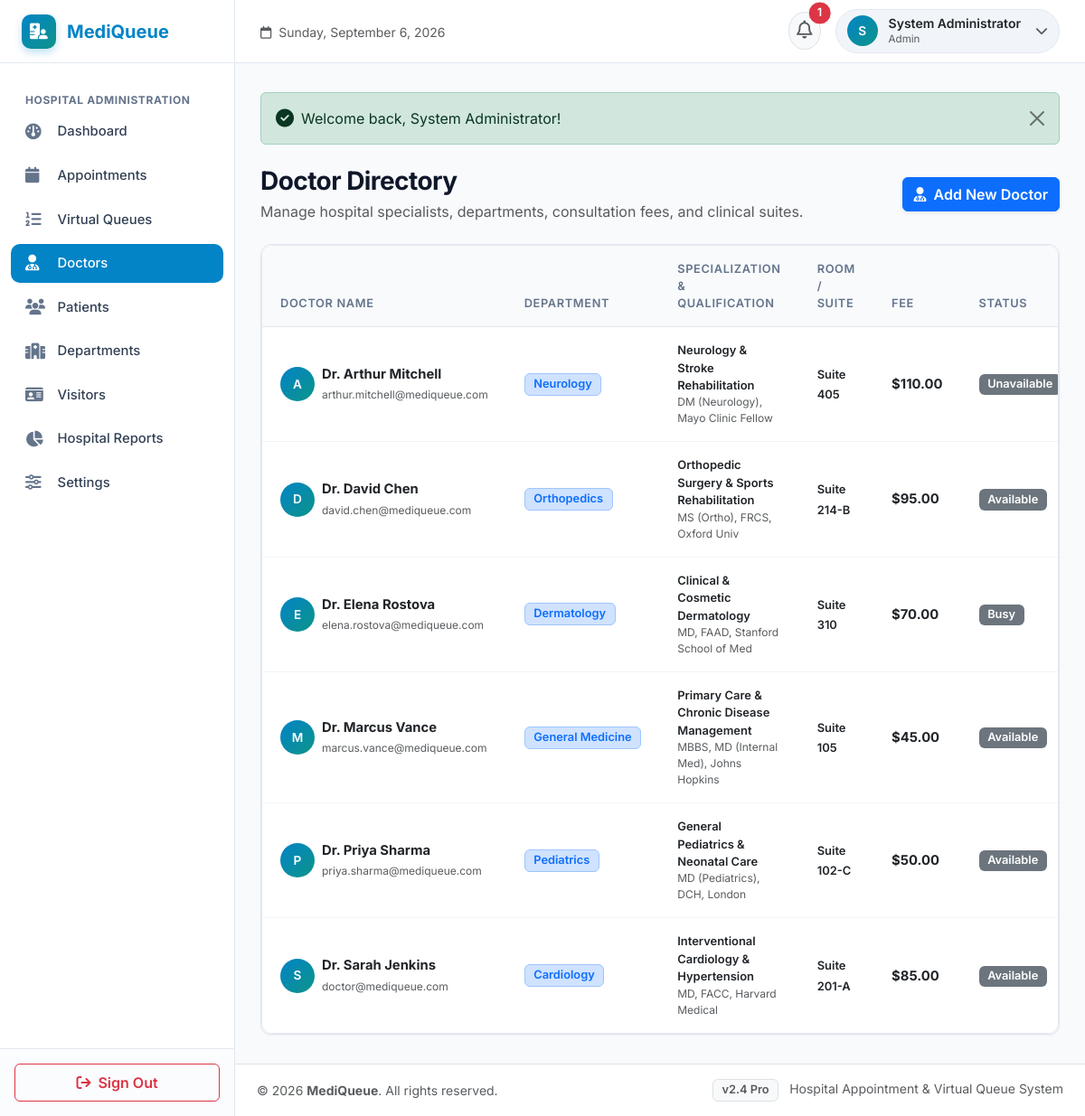
Page /admin/doctors.php (signed in) on the committed database.
### tables this page shows
CREATE TABLE `doctors` (
  `id` INT AUTO_INCREMENT PRIMARY KEY,
  `user_id` INT NOT NULL,
  `department_id` INT NOT NULL,
  `specialization` VARCHAR(150) NOT NULL,
  `qualification` VARCHAR(150) NOT NULL,
  `experience_years` INT DEFAULT 5,
  `room_number` VARCHAR(50) DEFAULT 'Room 101',
  `consultation_fee` DECIMAL(10,2) DEFAULT 50.00,
  `status` ENUM('active', 'inactive') DEFAULT 'active',
  `created_at` TIMESTAMP DEFAULT CURRENT_TIMESTAMP,
  CONSTRAINT `fk_doctors_user` FOREIGN KEY (`user_id`) REFERENCES `users` (`id`) ON DELETE CASCADE,
  CONSTRAINT `fk_doctors_dept` FOREIGN KEY (`department_id`) REFERENCES `departments` (`id`) ON DELETE RESTRICT
);

CREATE TABLE `users` (
  `id` INT AUTO_INCREMENT PRIMARY KEY,
  `name` VARCHAR(150) NOT NULL,
  `email` VARCHAR(150) NOT NULL UNIQUE,
  `password` VARCHAR(255) NOT NULL,
  `role` ENUM('patient', 'doctor', 'admin') NOT NULL DEFAULT 'patient',
  `phone` VARCHAR(30) NULL,
  `status` ENUM('active', 'inactive') NOT NULL DEFAULT 'active',
  `avatar` VARCHAR(255) NULL,
  `created_at` TIMESTAMP DEFAULT CURRENT_TIMESTAMP
);

CREATE TABLE `departments` (
  `id` INT AUTO_INCREMENT PRIMARY KEY,
  `department_name` VARCHAR(100) NOT NULL,
  `description` TEXT NULL,
  `icon` VARCHAR(50) DEFAULT 'fa-stethoscope',
  `created_at` TIMESTAMP DEFAULT CURRENT_TIMESTAMP
);

### admin/doctors.php (the view, shortened to what this page needs)
<?php
require_once __DIR__ . '/../includes/functions.php';
$conn = get_db_connection();
$doctors = $conn->query("
    SELECT d.*, u.id as user_id, u.name, u.email, u.phone, dept.department_name,
           COALESCE(da.status, 'available') as avail_status,
           COUNT(a.id) as total_appointments
    FROM doctors d
    JOIN users u ON d.user_id = u.id
    JOIN departments dept ON d.department_id = dept.id
    LEFT JOIN doctor_availability da ON d.id = da.doctor_id
    LEFT JOIN appointments a ON d.id = a.doctor_id
    GROUP BY d.id
    ORDER BY u.name ASC
")->fetchAll();
include __DIR__ . '/../includes/header.php';
?>
<div class="d-flex flex-column flex-md-row justify-content-between align-items-md-center mb-4 gap-3">
    <div>
        <h3 class="fw-bold mb-1">Doctor Directory</h3>
        <p class="text-muted mb-0">Manage hospital specialists, departments, consultation fees, and clinical suites.</p>
    </div>
    <button type="button" class="btn btn-primary fw-semibold shadow-sm" data-bs-toggle="modal" data-bs-target="#newDoctorModal">
        <i class="fa-solid fa-user-doctor me-1"></i> Add New Doctor
    </button>
</div>
<div class="mq-card p-0 bg-white">
    <div class="mq-table-responsive">
        <table class="table mq-table align-middle">
            <thead>
                <tr>
                    <th>Doctor Name</th>
                    <th>Department</th>
                    <th>Specialization & Qualification</th>
                    <th>Room / Suite</th>
                    <th>Fee</th>
                    <th>Status</th>
                </tr>
            </thead>
            <tbody>
                <?php if (empty($doctors)): ?>
                    <tr>
                        <td colspan="7" class="text-center py-5 text-muted small">No doctors found.</td>
                    </tr>
                <?php else: ?>
                    <?php foreach ($doctors as $doc): ?>
                        <tr>
                            <td>
                                <div class="d-flex align-items-center gap-2">
                                    <div class="user-avatar" style="width: 38px; height: 38px;">
                                        <?= strtoupper(substr($doc['name'], 4, 1)) ?>
                                    </div>
                                    <div>
                                        <strong class="text-dark d-block"><?= htmlspecialchars($doc['name']) ?></strong>
                                        <span class="text-muted" style="font-size: 0.75rem;"><?= htmlspecialchars($doc['email']) ?></span>
                                    </div>
                                </div>
                            </td>
                            <td>
                                <span class="badge bg-primary-subtle text-primary border border-primary-subtle">
                                    <?= htmlspecialchars($doc['department_name']) ?>
                                </span>
                            </td>
                            <td style="max-width: 250px;">
                                <div class="fw-semibold text-dark small"><?= htmlspecialchars($doc['specialization']) ?></div>
                                <div class="text-muted" style="font-size: 0.75rem;"><?= htmlspecialchars($doc['qualification']) ?></div>
                            </td>
                            <td>
                                <span class="fw-semibold text-dark small"><?= htmlspecialchars($doc['room_number'] ?: 'Suite 101') ?></span>
                            </td>
                            <td>
                                <strong class="text-dark">$<?= number_format($doc['consultation_fee'], 2) ?></strong>
                            </td>
                            <td>
                                <?= get_status_badge($doc['avail_status']) ?>
                            </td>
                        </tr>
                    <?php endforeach; ?>
                <?php endif; ?>
            </tbody>
        </table>
    </div>
</div>
<?php include __DIR__ . '/../includes/footer.php'; ?>

### includes/functions.php (shortened to what this page needs)
<?php
function get_status_badge($status) {
    $status = strtolower(trim((string)$status));
    return $badges[$status] ?? '<span class="badge bg-secondary">' . htmlspecialchars(ucfirst($status)) . '</span>';
}

### assets/css/style.css (style rules this page uses)
:root { --mq-primary: #0284c7; --mq-primary-dark: #0369a1; --mq-primary-light: #e0f2fe; --mq-secondary: #0d9488; --mq-secondary-light: #ccfbf1; --mq-dark: #0f172a; --mq-slate: #334155; --mq-muted: #64748b; --mq-bg: #f8fafc; --mq-card-bg: #ffffff; --mq-border: #e2e8f0; --mq-sidebar-width: 260px; --mq-header-height: 70px; --mq-font-sans: 'Inter', -apple-system, BlinkMacSystemFont, "Segoe UI", Roboto, "Helvetica Neue", Arial, sans-serif; --mq-radius: 12px; --mq-radius-lg: 16px; --mq-shadow-sm: 0 1px 2px 0 rgba(0, 0, 0, 0.05); --mq-shadow: 0 4px 6px -1px rgba(0, 0, 0, 0.06), 0 2px 4px -2px rgba(0, 0, 0, 0.04); --mq-shadow-lg: 0 10px 15px -3px rgba(0, 0, 0, 0.08), 0 4px 6px -4px rgba(0, 0, 0, 0.03); }
body { font-family: var(--mq-font-sans); background-color: var(--mq-bg); color: var(--mq-slate); min-height: 100vh; margin: 0; display: flex; flex-direction: column; }
h1, h2, h3, h4, h5, h6 { color: var(--mq-dark); font-weight: 600; letter-spacing: -0.02em; }
.user-avatar { width: 34px; height: 34px; border-radius: 50%; background: linear-gradient(135deg, var(--mq-primary), var(--mq-secondary)); color: #ffffff; display: flex; align-items: center; justify-content: center; font-weight: 600; font-size: 0.85rem; }
.mq-card { background-color: var(--mq-card-bg); border: 1px solid var(--mq-border); border-radius: var(--mq-radius); box-shadow: var(--mq-shadow-sm); padding: 1.5rem; transition: transform 0.2s ease, box-shadow 0.2s ease; position: relative; overflow: hidden; }
.mq-table-responsive { background: #ffffff; border-radius: var(--mq-radius); border: 1px solid var(--mq-border); overflow-x: auto; }
.mq-table { width: 100%; margin-bottom: 0; vertical-align: middle; }
.mq-table th { background-color: #f8fafc; color: var(--mq-muted); font-weight: 600; font-size: 0.8rem; text-transform: uppercase; letter-spacing: 0.05em; padding: 1rem 1.25rem; border-bottom: 1px solid var(--mq-border); }
.mq-table td { padding: 1rem 1.25rem; border-bottom: 1px solid #f1f5f9; color: var(--mq-slate); font-size: 0.925rem; }
.mq-table tr:last-child td { border-bottom: none; }
.badge { padding: 0.4em 0.75em; font-weight: 600; border-radius: 6px; font-size: 0.8rem; }

### rows in the picture
doctors: user.name "A", user.name "Dr. Arthur Mitchell", user.email "arthur.mitchell@mediqueue.com", department.department_name "Neurology", specialization "Neurology & Stroke Rehabilitation", qualification "DM (Neurology), Mayo Clinic Fellow", room_number "Suite 405", consultation_fee "110.00", status "Unavailable"
doctors: user.name "D", user.name "Dr. David Chen", user.email "david.chen@mediqueue.com", department.department_name "Orthopedics", specialization "Orthopedic Surgery & Sports Rehabilitation", qualification "MS (Ortho), FRCS, Oxford Univ", room_number "Suite 214-B", consultation_fee "95.00", status "Available"
doctors: user.name "E", user.name "Dr. Elena Rostova", user.email "elena.rostova@mediqueue.com", department.department_name "Dermatology", specialization "Clinical & Cosmetic Dermatology", qualification "MD, FAAD, Stanford School of Med", room_number "Suite 310", consultation_fee "70.00", status "Busy"
doctors: user.name "M", user.name "Dr. Marcus Vance", user.email "marcus.vance@mediqueue.com", department.department_name "General Medicine", specialization "Primary Care & Chronic Disease Management", qualification "MBBS, MD (Internal Med), Johns Hopkins", room_number "Suite 105", consultation_fee "45.00", status "Available"
doctors: user.name "P", user.name "Dr. Priya Sharma", user.email "priya.sharma@mediqueue.com", department.department_name "Pediatrics", specialization "General Pediatrics & Neonatal Care", qualification "MD (Pediatrics), DCH, London", room_number "Suite 102-C", consultation_fee "50.00", status "Available"
doctors: user.name "S", user.name "Dr. Sarah Jenkins", user.email "doctor@mediqueue.com", department.department_name "Cardiology", specialization "Interventional Cardiology & Hypertension", qualification "MD, FACC, Harvard Medical", room_number "Suite 201-A", consultation_fee "85.00", status "Available"

### other values in the picture
APP_NAME "MediQueue"
$unreadNotifsCount "1"
substr($currentUser['name'] ?? 'U', 0, 1) "S"
$currentUser['name'] "System Administrator"
$currentUser['role'] "Admin"
$flash['message'] "Welcome back, System Administrator!"
